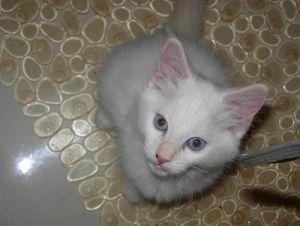
#> input picture asset/dataset/mix/45998915_3637_jpg.rf.15cbfe6cd76261fe56b60f4f6421e9b4.jpg, 300 x 226 px
$ python -i identifier.py   (imports and definitions only)
#> lines starting #> are read from the running program, lines starting #| are printed output that depends on the picture
## Preprocessing step 1 - filtered images and xml files
import os

img_names = []
xml_names = []

# [10 lines not run here, left out]

## Preprocessing step 2 - cropped images by bounding box using xml files
import xmltodict
from matplotlib import pyplot as plt
from skimage.io import imread

path_annotations = "asset/dataset/mix/"
path_images = "asset/dataset/mix/"

class_names = ['bengal','persian','rblue','siamese','ragdoll']
images = []
target = []

def crop_bounding_box(img, bnd):
  x1, x2, y1, y2 = list(map(int, bnd.values()))
  _img = img.copy()
  _img = _img[y1:y2, x1:x2]
  _img = _img[:,:,:3]
  return _img

# [22 lines not run here, left out]


## Preprocessing step 3 - resize images to 258x258 and normalize (remove background and grayscale)
import numpy as np
import skimage
from skimage.transform import resize

def resize_image(img, size=128):
  _img = img.copy()
  _img = resize(_img, (size, size))
  return _img

def remove_background(img):
  _img = img.copy()
  thresh = skimage.filters.threshold_otsu(_img)
  _img = (_img > thresh).astype(np.float32)
  return _img

def grayscale(img):
  _img = img.copy()
  _img = np.dot(_img[...,:3], [0.299, 0.587, 0.114])
  return _img

# [4 lines not run here, left out]

## Extration step 1 - extract features using PHOG (Pyramid Histogram of Oriented Gradients)
from PIL import Image
from scipy.ndimage import convolve

def phog(img, bin_size=16, levels=3):
    # Compute the gradient magnitude and orientation
#> called with bin_size = 16, levels = 3
    gx = convolve(img, [[-1, 0, 1], [-2, 0, 2], [-1, 0, 1]])
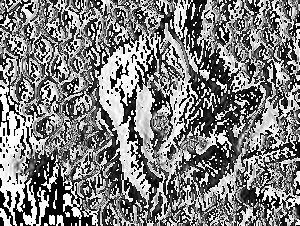
#> gx: shape (226, 300); min 0, max 255, mean 126.5
    gy = convolve(img, [[-1, -2, -1], [0, 0, 0], [1, 2, 1]])
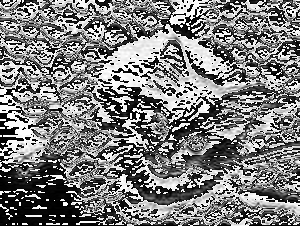
#> gy: shape (226, 300); min 0, max 255, mean 125.6
    magnitude = np.sqrt(gx**2 + gy**2)
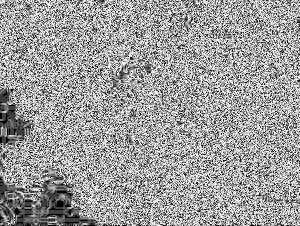
#> magnitude: shape (226, 300) float16; min 0, max 15.81, mean 9.79; drawn with min black and max white
    orientation = np.arctan2(gy, gx) * 180 / np.pi

    # Binning
    # ---------------------------------------------------------------------------
    # The gradient orientation is divided into bin_size bins using integer division
    binned_orientation = (orientation / bin_size).astype(np.int32) % bin_size
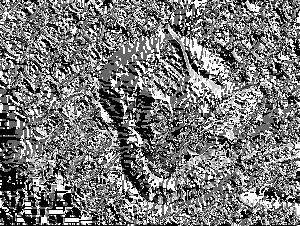
#> binned_orientation: shape (226, 300) int32; min 0, max 5, mean 2.36; drawn with min black and max white

    # Pyramidal representation
    # ---------------------------------------------------------------------------
    # downsampling the image using the pyrDown function and computing the histograms of
    # oriented gradients for each level. The histograms are stored in a list pyramid.
    pyramid = []
    def pyr_down(img, bin_size=16):
        # Define the downsampling kernel

        # The values in the 5x5 array are chosen based on the Gaussian function, which is a symmetric bell-
        # shaped curve that has a peak at the center and falls off symmetrically in both directions.
        kernel = np.array([[1, 4, 6, 4, 1],
                           [4, 16, 24, 16, 4],
                           [6, 24, 36, 24, 6],
                           [4, 16, 24, 16, 4],
                           [1, 4, 6, 4, 1]])

        # Normalize the kernel based on the factor
        kernel = 1.0/bin_size * kernel

        # Convolve the image with the kernel

        #  mode = 'constant' means that the values of the image at the edges
        #  are assumed to be a constant value, which is typically set to 0.
        convolved = convolve(img, kernel, mode='constant')

        # Downsample the image by taking every other row and column
        downsampled = convolved[::2, ::2]

        return downsampled


    for i in range(levels):
        histograms = np.zeros((bin_size,))
        for y in range(img.shape[0]):
            for x in range(img.shape[1]):
                histograms[binned_orientation[y, x]] += magnitude[y, x]
        pyramid.append(histograms)
        img = pyr_down(img)
#> this loop made 3 passes
#> pass 1, in pyr_down, `convolved = convolve(img, kernel, mode='constant')`:
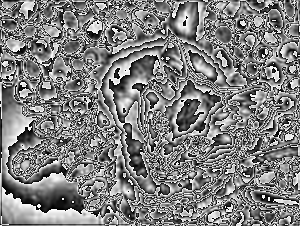
#> convolved: shape (226, 300); min 0, max 255, mean 127.7
#> pass 1, in pyr_down, `downsampled = convolved[::2, ::2]`:
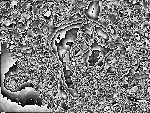
#> downsampled: shape (113, 150); min 0, max 255, mean 127.6
#> after the loop:
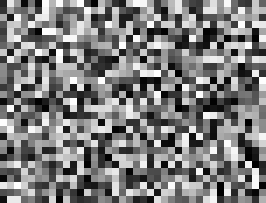
#> img: shape (29, 38) (shown 7 times larger); min 0, max 255, mean 124.2
#> after the loop, pyramid = 3 items

    # Step 5: Normalization
    # ---------------------------------------------------------------------------

    normalized_pyramid = []
    for histograms in pyramid:
        normalization_factor = np.sum(histograms**2)**0.5
        if normalization_factor > 1e-12:
            histograms /= normalization_factor
        normalized_pyramid.append(histograms)
#> this loop made 3 passes
#> normalization_factor on passes 1 to 3: 296872.5, 77451.9, 18862.8
#> after the loop, normalized_pyramid = [[0.555, 0.179, 0.567, 0.224, 0.221, 0.49, 0, 0, 0, 0, 0, 0, 0, 0, 0, 0], [0.522, 0.164, 0.641, 0.199, 0.199, 0.459, 0, 0, 0, 0, 0, 0, 0, 0, 0, 0], [0.485, 0.229, 0.589, 0.253, 0.239, 0.494, 0, 0, 0, 0, 0, 0, 0, 0, 0, 0]]

    # Step 6: Concatenation
    # ---------------------------------------------------------------------------

    phog_descriptor = np.concatenate(normalized_pyramid)
#> phog_descriptor = 48 values, max 0.641 at index 18, min 0 at index 6, mean 0.14

    # Step 7: Representation (linear vector)
    # ---------------------------------------------------------------------------

    return phog_descriptor

features = []
# [3 lines not run here, left out]

# print(features[0])

from sklearn.model_selection import train_test_split

X, y = features, np.array(target)
# [1 line that did not run here, left out]

# [2 lines not run here, left out]

# [36 lines of commented-out code are left out]

from sklearn.svm import SVC
from sklearn.tree import DecisionTreeClassifier
from sklearn.ensemble import StackingClassifier
from sklearn.linear_model import LogisticRegression
from sklearn.metrics import accuracy_score, precision_score, recall_score, f1_score

final_clf = StackingClassifier(
    estimators=[('svm', SVC(C=1.8, kernel='rbf', random_state=42)),
                ('tree', DecisionTreeClassifier(criterion='entropy', max_depth=9, random_state=42))],
    final_estimator=LogisticRegression(C=1.5, random_state=42),
    n_jobs=-1)

# [1 line not run here, left out]
# [1 line that did not run here, left out]

# [4 lines not run here, left out]


# Save SVM Model

import pickle

pkl_filename = 'svm_model.pkl'
# [2 lines not run here, left out]

# create confusion matrix

from sklearn.metrics import confusion_matrix

# [1 line that did not run here, left out]

# print confusion matrix

import matplotlib.pyplot as plt
from sklearn.metrics import ConfusionMatrixDisplay

# Plot non-normalized confusion matrix
titles_options = [
    ("Confusion matrix, without normalization", None),
]
# [14 lines not run here, left out]

>>> import cv2
>>> picture = cv2.imread('asset/dataset/mix/45998915_3637_jpg.rf.15cbfe6cd76261fe56b60f4f6421e9b4.jpg', cv2.IMREAD_GRAYSCALE)
>>> result = phog(picture)
#> result has the same summary as phog_descriptor in phog

$ run again, on asset/dataset/mix/bengal-1120-_jpg.rf.f256f8768846a02c125e97c86929c2b1.jpg
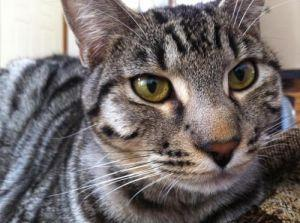
#> input picture asset/dataset/mix/bengal-1120-_jpg.rf.f256f8768846a02c125e97c86929c2b1.jpg, 300 x 223 px
#> the loop in phog, `for i in range(levels):` made 3 passes
#> pass 1, in pyr_down, `downsampled = convolved[::2, ::2]`:
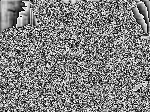
#> downsampled: shape (112, 150); min 0, max 255, mean 128.3
#> after the loop in phog, `for i in range(levels):`:
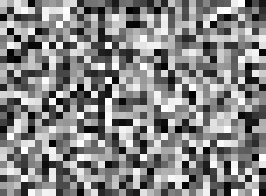
#> img: shape (28, 38) (shown 7 times larger); min 0, max 255, mean 133.1
#> after the loop in phog, `for i in range(levels):`: pyramid = 3 items
#> the loop in phog, `for histograms in pyramid:` made 3 passes
#> normalization_factor on passes 1 to 3: 282146.3, 68450.2, 17007.7
#> after the loop in phog, `for histograms in pyramid:`: normalized_pyramid = [[0.49, 0.316, 0.54, 0.396, 0.344, 0.306, 0, 0, 0, 0, 0, 0, 0, 0, 0, 0], [0.552, 0.293, 0.504, 0.391, 0.311, 0.326, 0, 0, 0, 0, 0, 0, 0, 0, 0, 0], [0.837, 0.148, 0.278, 0.155, 0.141, 0.395, 0, 0, 0, 0, 0, 0, 0, 0, 0, 0]]
#> phog_descriptor = 48 values, max 0.837 at index 32, min 0 at index 6, mean 0.14
#> result has the same summary as phog_descriptor in phog

$ run again, on asset/dataset/mix/bengal-402-_jpg.rf.1d62073e4af97881975af18f9205b27f.jpg
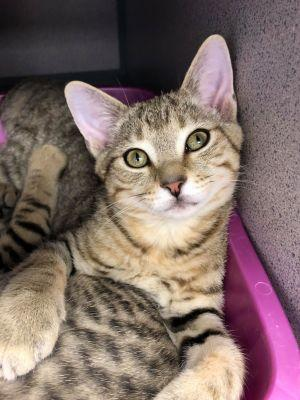
#> input picture asset/dataset/mix/bengal-402-_jpg.rf.1d62073e4af97881975af18f9205b27f.jpg, 300 x 400 px
#> the loop in phog, `for i in range(levels):` made 3 passes
#> pass 1, in pyr_down, `downsampled = convolved[::2, ::2]`:
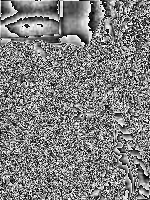
#> downsampled: shape (200, 150); min 0, max 255, mean 127.8
#> after the loop in phog, `for i in range(levels):`:
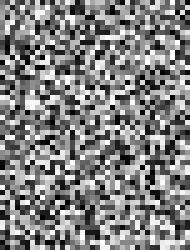
#> img: shape (50, 38) (shown 5 times larger); min 0, max 255, mean 130.1
#> after the loop in phog, `for i in range(levels):`: pyramid = 3 items
#> the loop in phog, `for histograms in pyramid:` made 3 passes
#> normalization_factor on passes 1 to 3: 503728.9, 119293.1, 32800.3
#> after the loop in phog, `for histograms in pyramid:`: normalized_pyramid = [[0.552, 0.238, 0.556, 0.303, 0.278, 0.402, 0, 0, 0, 0, 0, 0, 0, 0, 0, 0], [0.542, 0.19, 0.564, 0.216, 0.252, 0.492, 0, 0, 0, 0, 0, 0, 0, 0, 0, 0], [0.559, 0.0549, 0.685, 0.0755, 0.0763, 0.452, 0, 0, 0, 0, 0, 0, 0, 0, 0, 0]]
#> phog_descriptor = 48 values, max 0.685 at index 34, min 0 at index 6, mean 0.135
#> result has the same summary as phog_descriptor in phog

$ run again, on asset/dataset/mix/bengal-604-_jpg.rf.754c134ea09fc05259a3ec7688335516.jpg
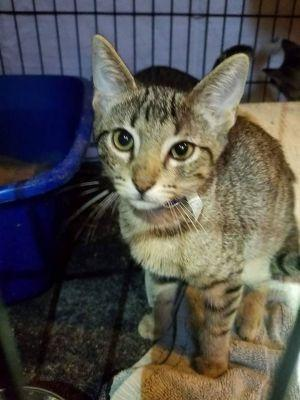
#> input picture asset/dataset/mix/bengal-604-_jpg.rf.754c134ea09fc05259a3ec7688335516.jpg, 300 x 400 px
#> after the loop in phog, `for i in range(levels):`:
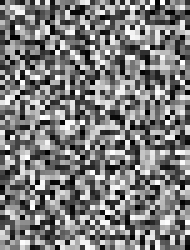
#> img: shape (50, 38) (shown 5 times larger); min 0, max 255, mean 124.4
#> after the loop in phog, `for i in range(levels):`: pyramid = 3 items
#> the loop in phog, `for histograms in pyramid:` made 3 passes
#> normalization_factor on passes 1 to 3: 503018.1, 119184.8, 30324.3
#> after the loop in phog, `for histograms in pyramid:`: normalized_pyramid = [[0.604, 0.207, 0.515, 0.289, 0.254, 0.423, 0, 0, 0, 0, 0, 0, 0, 0, 0, 0], [0.644, 0.188, 0.492, 0.265, 0.22, 0.436, 0, 0, 0, 0, 0, 0, 0, 0, 0, 0], [0.702, 0.149, 0.445, 0.199, 0.16, 0.471, 0, 0, 0, 0, 0, 0, 0, 0, 0, 0]]
#> phog_descriptor = 48 values, max 0.702 at index 32, min 0 at index 6, mean 0.139
#> result has the same summary as phog_descriptor in phog
